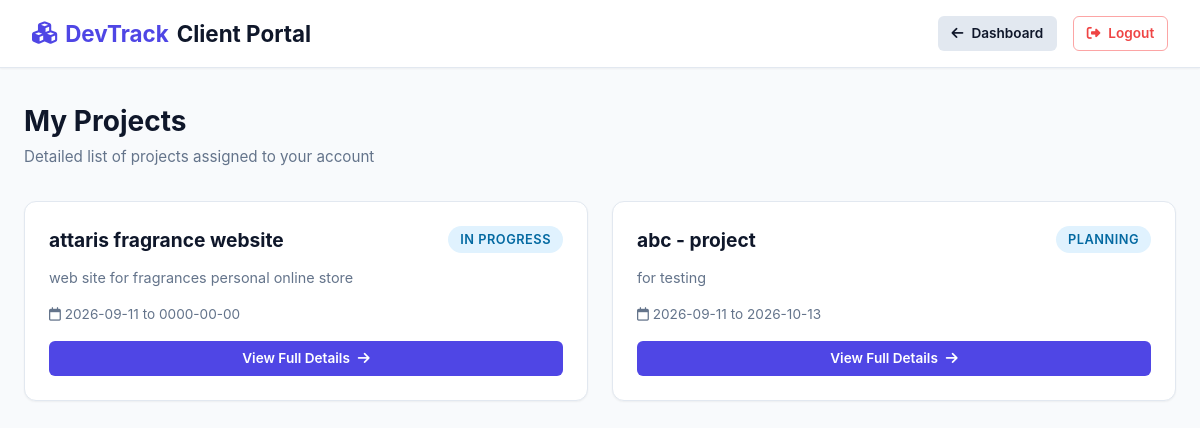
/client/projects.php (signed in), run on the app's committed database.
### tables this page shows
CREATE TABLE `projects` (
  `id` int(11) NOT NULL,
  `client_id` int(11) NOT NULL,
  `project_name` varchar(100) NOT NULL,
  `description` text DEFAULT NULL,
  `start_date` date DEFAULT NULL,
  `end_date` date DEFAULT NULL,
  `status` enum('planning','in progress','testing','completed') NOT NULL DEFAULT 'planning',
  `created_at` timestamp NOT NULL DEFAULT current_timestamp()
);

### client/projects.php (the view, shortened to what this page needs)
<?php
require "../config/database.php";
$user_id = $_SESSION["user_id"];
$sql_client = "SELECT id FROM client WHERE user_id = ?";
$stmt_client = mysqli_prepare($conn, $sql_client);
mysqli_stmt_bind_param($stmt_client, "i", $user_id);
mysqli_stmt_execute($stmt_client);
$result_client = mysqli_stmt_get_result($stmt_client);
$client = mysqli_fetch_assoc($result_client);
$client_id = $client["id"];
$sql_projects = "SELECT id, project_name, description, start_date, end_date, status
                 FROM projects
                 WHERE client_id = ?
                 ORDER BY id DESC";
$stmt_projects = mysqli_prepare($conn, $sql_projects);
mysqli_stmt_bind_param($stmt_projects, "i", $client_id);
mysqli_stmt_execute($stmt_projects);
$result_projects = mysqli_stmt_get_result($stmt_projects);
?>
<!DOCTYPE html>
<html lang="en">
<head>
    <link rel="stylesheet" href="../assets/css/style.css">
    <link rel="stylesheet" href="https://cdnjs.cloudflare.com/ajax/libs/font-awesome/6.4.0/css/all.min.css">
</head>
<body>
    <nav class="navbar">
        <div class="brand"><i class="fa-solid fa-cubes"></i> DevTrack <span>Client Portal</span></div>
        <div class="nav-user">
            <a href="dashboard.php" class="btn btn-secondary btn-sm"><i class="fa-solid fa-arrow-left"></i> Dashboard</a>
            <a href="../logout.php" class="btn btn-outline-danger btn-sm"><i class="fa-solid fa-right-from-bracket"></i> Logout</a>
        </div>
    </nav>
    <div class="container">
        <div class="page-header">
            <div>
                <h1 class="page-title">My Projects</h1>
                <p class="page-subtitle">Detailed list of projects assigned to your account</p>
            </div>
        </div>
        <div class="grid grid-cols-2">
            <?php if (mysqli_num_rows($result_projects) > 0) { ?>
                <?php while ($project = mysqli_fetch_assoc($result_projects)) {
                    $status_class = 'badge-planning';
                ?>
                    <div class="card" style="display: flex; flex-direction: column; justify-content: space-between;">
                        <div>
                            <div style="display: flex; justify-content: space-between; align-items: flex-start; margin-bottom: 0.75rem;">
                                <h3 style="font-size: 1.2rem; color: var(--text-main);"><?php echo htmlspecialchars($project["project_name"]); ?></h3>
                                <span class="badge <?php echo $status_class; ?>"><?php echo htmlspecialchars($project["status"]); ?></span>
                            </div>
                            <p style="color: var(--text-muted); font-size: 0.9rem; margin-bottom: 1rem;">
                                <?php echo htmlspecialchars($project["description"] ? $project["description"] : "No description provided."); ?>
                            </p>
                        </div>
                        <div>
                            <div style="font-size: 0.85rem; color: var(--text-muted); margin-bottom: 1rem;">
                                <span><i class="fa-regular fa-calendar"></i> <?php echo $project["start_date"] ? $project["start_date"] : 'TBD'; ?> to <?php echo $project["end_date"] ? $project["end_date"] : 'TBD'; ?></span>
                            </div>
                            <a href="project-details.php?id=<?php echo $project["id"]; ?>" class="btn btn-primary btn-sm btn-full">
                                View Full Details <i class="fa-solid fa-arrow-right"></i>
                            </a>
                        </div>
                    </div>
                <?php } ?>
            <?php } ?>
        </div>
    </div>
</body>
</html>

### assets/css/style.css (style rules this page uses)
:root { --primary: #4f46e5; --primary-hover: #4338ca; --primary-light: #eef2ff; --secondary: #64748b; --success: #10b981; --warning: #f59e0b; --danger: #ef4444; --info: #06b6d4; --bg-main: #f8fafc; --bg-card: #ffffff; --text-main: #0f172a; --text-muted: #64748b; --border: #e2e8f0; --shadow-sm: 0 1px 2px 0 rgb(0 0 0 / 0.05); --shadow-md: 0 4px 6px -1px rgb(0 0 0 / 0.1), 0 2px 4px -2px rgb(0 0 0 / 0.1); --shadow-lg: 0 10px 15px -3px rgb(0 0 0 / 0.1), 0 4px 6px -4px rgb(0 0 0 / 0.1); --radius: 12px; --font-sans: 'Inter', system-ui, -apple-system, BlinkMacSystemFont, "Segoe UI", Roboto, "Helvetica Neue", Arial, sans-serif; }
* { box-sizing: border-box; margin: 0; padding: 0; }
body { font-family: var(--font-sans); background-color: var(--bg-main); color: var(--text-main); line-height: 1.5; display: flex; flex-direction: column; min-height: 100vh; }
a { color: var(--primary); text-decoration: none; transition: color 0.2s; }
.navbar { background-color: var(--bg-card); border-bottom: 1px solid var(--border); padding: 1rem 2rem; display: flex; justify-content: space-between; align-items: center; box-shadow: var(--shadow-sm); position: sticky; top: 0; z-index: 100; }
.brand { font-size: 1.4rem; font-weight: 700; color: var(--primary); display: flex; align-items: center; gap: 0.5rem; }
.brand span { color: var(--text-main); }
.nav-user { display: flex; align-items: center; gap: 1rem; font-weight: 500; }
.container { max-width: 1200px; width: 100%; margin: 2rem auto; padding: 0 1.5rem; flex: 1; }
.page-header { display: flex; justify-content: space-between; align-items: center; margin-bottom: 2rem; flex-wrap: wrap; gap: 1rem; }
.page-title { font-size: 1.75rem; font-weight: 700; color: var(--text-main); }
.page-subtitle { color: var(--text-muted); font-size: 0.95rem; margin-top: 0.25rem; }
.btn { display: inline-flex; align-items: center; justify-content: center; gap: 0.5rem; padding: 0.75rem 1.25rem; font-size: 0.95rem; font-weight: 600; border-radius: 8px; border: 1px solid transparent; cursor: pointer; transition: all 0.2s ease; text-decoration: none; }
.btn-primary { background-color: var(--primary); color: white; }
.btn-secondary { background-color: #e2e8f0; color: var(--text-main); }
.btn-outline-danger { background-color: transparent; border-color: #fca5a5; color: var(--danger); }
.btn-sm { padding: 0.4rem 0.8rem; font-size: 0.85rem; border-radius: 6px; }
.btn-full { width: 100%; }
.card { background: var(--bg-card); border-radius: var(--radius); border: 1px solid var(--border); box-shadow: var(--shadow-sm); padding: 1.5rem; margin-bottom: 1.5rem; }
.grid { display: grid; gap: 1.5rem; }
.grid-cols-2 { grid-template-columns: repeat(auto-fit, minmax(280px, 1fr)); }
.badge { display: inline-block; padding: 0.25rem 0.75rem; font-size: 0.8rem; font-weight: 600; border-radius: 9999px; text-transform: uppercase; letter-spacing: 0.5px; }
.badge-planning { background-color: #e0f2fe; color: #0369a1; }

### data on the page
projects: project_name "attaris fragrance website", status "IN PROGRESS", description "web site for fragrances personal online store", start_date "2026-09-11", end_date "0000-00-00"
projects: project_name "abc - project", status "PLANNING", description "for testing", start_date "2026-09-11", end_date "2026-10-13"
